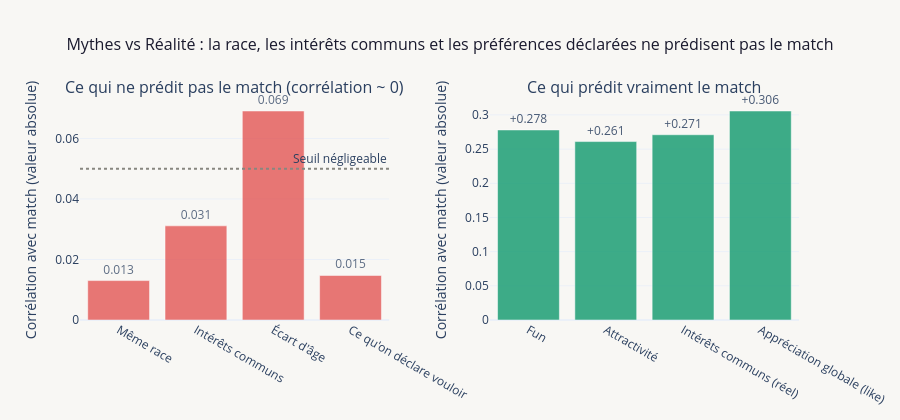

Notebook code cell kept with this figure:
### Code cell
# =============================================================================
# MYTHES VS RÉALITÉ (ce qui ne prédit PAS le match)
# =============================================================================
print("\n" + "─" * 65)
print("MYTHES VS RÉALITÉ")
print("─" * 65)
 
mythe_vars  = ["Même race", "Intérêts communs", "Écart d'âge", "Ce qu'on déclare vouloir"]
mythe_corrs = [
    df["samerace"].corr(df["match"]),
    df["int_corr"].corr(df["match"]),
    -df["age_diff"].corr(df["match"]),
    max(abs(df[p].corr(df["match"])) for p in PREF_COLS),
]
reel_vars  = ["Fun", "Attractivité", "Intérêts communs (réel)", "Appréciation globale (like)"]
reel_corrs = [corrs["fun"], corrs["attr"], corrs["shar"],
              df["like"].corr(df["match"])]
 
fig_v6 = make_subplots(
    rows=1, cols=2,
    subplot_titles=[
        "Ce qui ne prédit pas le match (corrélation ~ 0)",
        "Ce qui prédit vraiment le match",
    ],
    horizontal_spacing=0.14,
)
 
fig_v6.add_trace(go.Bar(
    x=mythe_vars, y=[abs(c) for c in mythe_corrs],
    marker_color=C["no_match"], opacity=0.75,
    text=[f"{abs(c):.3f}" for c in mythe_corrs],
    textposition="outside", cliponaxis=False, showlegend=False,
), row=1, col=1)
 
fig_v6.add_trace(go.Bar(
    x=reel_vars, y=reel_corrs,
    marker_color=C["match"], opacity=0.85,
    text=[f"+{c:.3f}" for c in reel_corrs],
    textposition="outside", cliponaxis=False, showlegend=False,
), row=1, col=2)
 
fig_v6.add_hline(y=0.05, line_dash="dot", line_color=C["neutral"],
    annotation_text="Seuil négligeable", row=1, col=1)
 
fig_v6.update_layout(
    title={
        "text": "Mythes vs Réalité : la race, les intérêts communs et "
                "les préférences déclarées ne prédisent pas le match",
        "font": {"size": 16, "color": C["dark"]},
        "x": 0.5, "xanchor": "center",
    },
    height=420, plot_bgcolor=C["light_bg"],
    paper_bgcolor=C["light_bg"],
)
fig_v6.update_yaxes(title_text="Corrélation avec match (valeur absolue)")
fig_v6.show()

### Figure 1 — Plotly figure (JSON) as saved in the notebook; plotly's stock layout.template omitted (floating-point values rounded to 4 significant figures)
{"data": [{"cliponaxis": false, "marker": {"color": "#E24B4A"}, "opacity": 0.75, "showlegend": false, "text": ["0.013", "0.031", "0.069", "0.015"], "textposition": "outside", "type": "bar", "x": ["Même race", "Intérêts communs", "Écart d'âge", "Ce qu'on déclare vouloir"], "xaxis": "x", "y": [0.01303, 0.03112, 0.06908, 0.01472], "yaxis": "y"}, {"cliponaxis": false, "marker": {"color": "#1D9E75"}, "opacity": 0.85, "showlegend": false, "text": ["+0.278", "+0.261", "+0.271", "+0.306"], "textposition": "outside", "type": "bar", "x": ["Fun", "Attractivité", "Intérêts communs (réel)", "Appréciation globale (like)"], "xaxis": "x2", "y": [0.278, 0.261, 0.271, 0.3057], "yaxis": "y2"}], "layout": {"annotations": [{"font": {"size": 16}, "showarrow": false, "text": "Ce qui ne prédit pas le match (corrélation ~ 0)", "x": 0.215, "xanchor": "center", "xref": "paper", "y": 1, "yanchor": "bottom", "yref": "paper"}, {"font": {"size": 16}, "showarrow": false, "text": "Ce qui prédit vraiment le match", "x": 0.785, "xanchor": "center", "xref": "paper", "y": 1, "yanchor": "bottom", "yref": "paper"}, {"showarrow": false, "text": "Seuil négligeable", "x": 1, "xanchor": "right", "xref": "x domain", "y": 0.05, "yanchor": "bottom", "yref": "y"}], "height": 420, "paper_bgcolor": "#F8F7F4", "plot_bgcolor": "#F8F7F4", "shapes": [{"line": {"color": "#888780", "dash": "dot"}, "type": "line", "x0": 0, "x1": 1, "xref": "x domain", "y0": 0.05, "y1": 0.05, "yref": "y"}], "title": {"font": {"color": "#1A1A2E", "size": 16}, "text": "Mythes vs Réalité : la race, les intérêts communs et les préférences déclarées ne prédisent pas le match", "x": 0.5, "xanchor": "center"}, "xaxis": {"anchor": "y", "domain": [0, 0.43]}, "xaxis2": {"anchor": "y2", "domain": [0.57, 1]}, "yaxis": {"anchor": "x", "domain": [0, 1], "title": {"text": "Corrélation avec match (valeur absolue)"}}, "yaxis2": {"anchor": "x2", "domain": [0, 1], "title": {"text": "Corrélation avec match (valeur absolue)"}}}}
